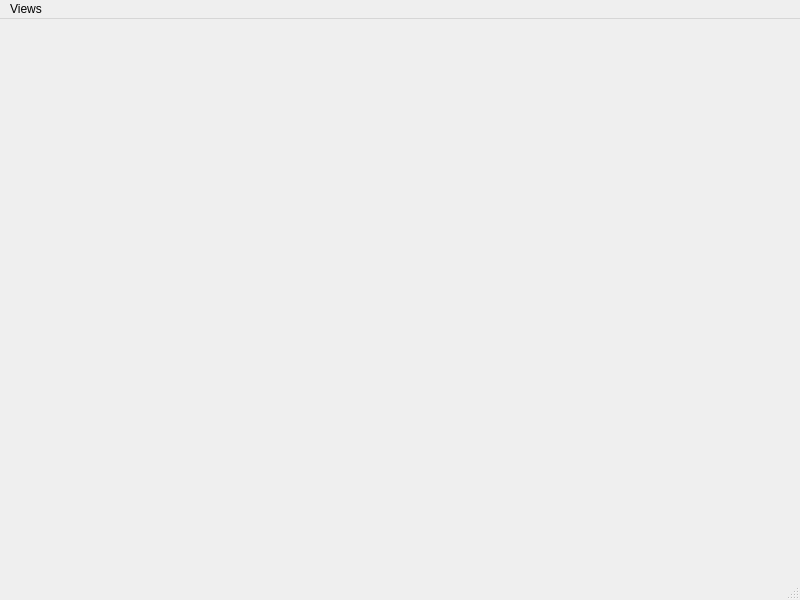
<?xml version="1.0" encoding="UTF-8"?>
<ui version="4.0">
 <class>MainWindow</class>
 <widget class="QMainWindow" name="MainWindow">
  <property name="geometry">
   <rect>
    <x>0</x>
    <y>0</y>
    <width>800</width>
    <height>600</height>
   </rect>
  </property>
  <property name="windowTitle">
   <string>MainWindow</string>
  </property>
  <widget class="QWidget" name="centralwidget"/>
  <widget class="QStatusBar" name="statusbar"/>
  <widget class="QMenuBar" name="menubar">
   <property name="geometry">
    <rect>
     <x>0</x>
     <y>0</y>
     <width>800</width>
     <height>27</height>
    </rect>
   </property>
   <widget class="QMenu" name="menuParams">
    <property name="title">
     <string>Views</string>
    </property>
   </widget>
   <addaction name="menuParams"/>
  </widget>
 </widget>
 <resources/>
 <connections/>
</ui>
